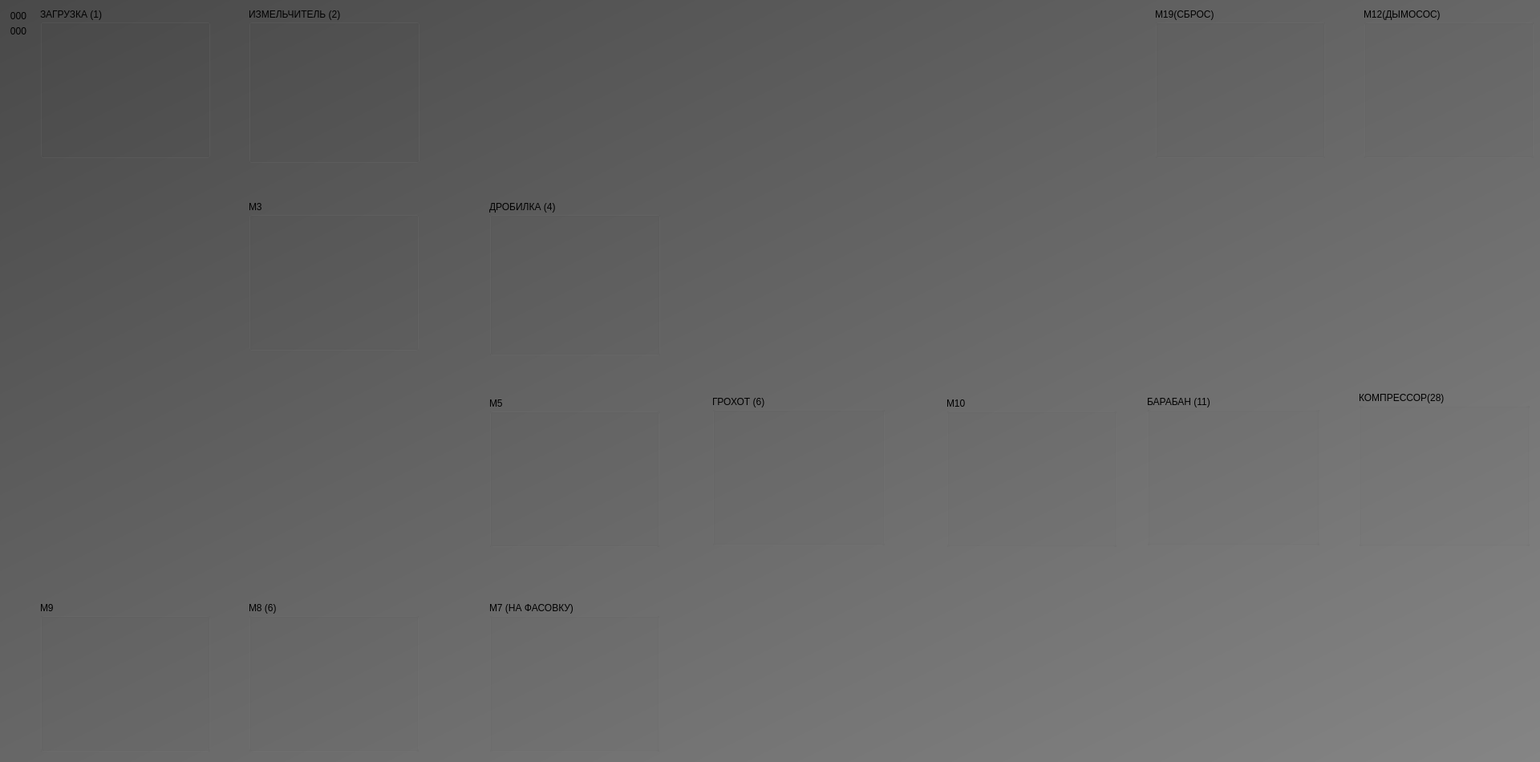
<?xml version="1.0" encoding="UTF-8"?>
<ui version="4.0">
 <class>Zone_1</class>
 <widget class="QWidget" name="Zone_1">
  <property name="geometry">
   <rect>
    <x>0</x>
    <y>0</y>
    <width>1920</width>
    <height>950</height>
   </rect>
  </property>
  <property name="minimumSize">
   <size>
    <width>1920</width>
    <height>950</height>
   </size>
  </property>
  <property name="windowTitle">
   <string>СУШКА</string>
  </property>
  <property name="windowIcon">
   <iconset resource="../resources.qrc">
    <normaloff>:/TREPEL/resources/flame.png</normaloff>:/TREPEL/resources/flame.png</iconset>
  </property>
  <property name="styleSheet">
   <string notr="true">#centralwidget,#Zone_1
{
	background-color: qlineargradient(spread:pad, x1:0, y1:0, x2:1, y2:1, stop:0 rgba(73, 73, 73, 255), stop:1 rgba(133, 133, 133, 255));
}
QAbstractButton:flat
{
	border: 1px solid gray;
	border-radius: 4px;
}
QAbstractButton:flat:pressed
{
	background-color: green;
}
QAbstractButton:flat[style=&quot;open&quot;]
{
	image: url(:/concrete/stop.png);
}
QAbstractButton:flat:pressed[style=&quot;open&quot;]
{
	image: url(:/concrete/down.png);
}
QAbstractButton:flat:checked[style=&quot;open&quot;]
{
	image: url(:/concrete/down.png);
}
QLabel[style=&quot;huge&quot;]
{
	font-size: 20pt;
	font-weight: bold;
	color: white;
}
QLabel[style=&quot;gigantic&quot;]
{
	font-size: 32pt;
	font-weight: bold;
	color: white;
}

QLabel[style=&quot;badge&quot;]
{
	border: 1px solid red;
	background-color: rgba(0,0,0,100);
	color: white;
	border-radius: 4px;
}
QLabel[style=&quot;vodoley-status&quot;]
{
	border: none;
	background-color: rgb(98, 160, 234);
	color: white;
	border-radius: 4px;
	font-weight: bold;
	font-size: 9pt;
	padding: 8px;
}
QLabel[style='hint']
{
	color: lightGray;
	font-weight: bold;
	font-size: 10pt;
}
QLabel[style='tips']
{
	color: lightGray;
	font-size: 7pt;
}
QLabel[style='sys']
{
	color: yellow;
	font-size: 7pt;
}
QGroupBox[style=&quot;vodoley&quot;]
{
	background-color: rgb(94, 92, 100);
	border: 1px solid gray;
}
QAbstractButton:flat[style=&quot;danger&quot;]
{
	background-color: rgba(224, 27, 36,80);
	color: lightGray;
}
QAbstractButton:flat::checked[style=&quot;danger&quot;]
{
	background-color: rgba(224, 27, 36,255);
	color: white;
}
QAbstractButton:flat[style=&quot;warning&quot;]
{
	background-color: rgba(46, 194, 126,80);
	color: lightGray;
}
QAbstractButton:flat::checked[style=&quot;warning&quot;]
{
	background-color: rgb(46, 194, 126);
	color: white;
}
</string>
  </property>
  <widget class="Animation" name="machine_1">
   <property name="geometry">
    <rect>
     <x>-30</x>
     <y>40</y>
     <width>348</width>
     <height>203</height>
    </rect>
   </property>
   <property name="source">
    <url>
     <string>qrc:/TREPEL/resources/iconveyor-2m.mng</string>
    </url>
   </property>
  </widget>
  <widget class="QLabel" name="machine_2">
   <property name="enabled">
    <bool>true</bool>
   </property>
   <property name="geometry">
    <rect>
     <x>550</x>
     <y>50</y>
     <width>138</width>
     <height>125</height>
    </rect>
   </property>
   <property name="text">
    <string/>
   </property>
   <property name="pixmap">
    <pixmap resource="../resources.qrc">:/TREPEL/resources/дробилка.png</pixmap>
   </property>
   <property name="scaledContents">
    <bool>true</bool>
   </property>
  </widget>
  <widget class="Animation" name="machine_3">
   <property name="geometry">
    <rect>
     <x>420</x>
     <y>190</y>
     <width>381</width>
     <height>82</height>
    </rect>
   </property>
   <property name="source">
    <url>
     <string>qrc:/TREPEL/resources/conveyor-2m.mng</string>
    </url>
   </property>
  </widget>
  <widget class="QLabel" name="machine_4">
   <property name="geometry">
    <rect>
     <x>850</x>
     <y>290</y>
     <width>112</width>
     <height>103</height>
    </rect>
   </property>
   <property name="text">
    <string/>
   </property>
   <property name="pixmap">
    <pixmap resource="../resources.qrc">:/TREPEL/resources/валковая.png</pixmap>
   </property>
   <property name="scaledContents">
    <bool>true</bool>
   </property>
  </widget>
  <widget class="Animation" name="machine_5">
   <property name="geometry">
    <rect>
     <x>750</x>
     <y>420</y>
     <width>381</width>
     <height>82</height>
    </rect>
   </property>
   <property name="source">
    <url>
     <string>qrc:/TREPEL/resources/conveyor-2m.mng</string>
    </url>
   </property>
  </widget>
  <widget class="QLabel" name="machine_6">
   <property name="geometry">
    <rect>
     <x>930</x>
     <y>690</y>
     <width>123</width>
     <height>118</height>
    </rect>
   </property>
   <property name="text">
    <string/>
   </property>
   <property name="pixmap">
    <pixmap resource="../resources.qrc">:/TREPEL/resources/сито.png</pixmap>
   </property>
   <property name="scaledContents">
    <bool>true</bool>
   </property>
  </widget>
  <widget class="Animation" name="machine_7">
   <property name="geometry">
    <rect>
     <x>610</x>
     <y>800</y>
     <width>381</width>
     <height>82</height>
    </rect>
   </property>
   <property name="source">
    <url>
     <string>qrc:/TREPEL/resources/rconveyor-2m.mng</string>
    </url>
   </property>
  </widget>
  <widget class="Animation" name="machine_10">
   <property name="geometry">
    <rect>
     <x>1100</x>
     <y>670</y>
     <width>348</width>
     <height>203</height>
    </rect>
   </property>
   <property name="source">
    <url>
     <string>qrc:/TREPEL/resources/iconveyor-2m.mng</string>
    </url>
   </property>
  </widget>
  <widget class="QLabel" name="machine_12">
   <property name="enabled">
    <bool>false</bool>
   </property>
   <property name="geometry">
    <rect>
     <x>1620</x>
     <y>120</y>
     <width>268</width>
     <height>374</height>
    </rect>
   </property>
   <property name="text">
    <string/>
   </property>
   <property name="pixmap">
    <pixmap resource="../resources.qrc">:/TREPEL/resources/exhaust.png</pixmap>
   </property>
   <property name="scaledContents">
    <bool>true</bool>
   </property>
  </widget>
  <widget class="Animation" name="machine_8">
   <property name="geometry">
    <rect>
     <x>240</x>
     <y>490</y>
     <width>352</width>
     <height>208</height>
    </rect>
   </property>
   <property name="source">
    <url>
     <string>qrc:/TREPEL/resources/irconveyor-2m.mng</string>
    </url>
   </property>
  </widget>
  <widget class="Animation" name="pack">
   <property name="geometry">
    <rect>
     <x>253</x>
     <y>630</y>
     <width>42</width>
     <height>42</height>
    </rect>
   </property>
   <property name="scaledContents">
    <bool>true</bool>
   </property>
   <property name="source">
    <url>
     <string>qrc:/TREPEL/resources/valve.mng</string>
    </url>
   </property>
   <property name="playbackHints">
    <set>Animation::Bounce</set>
   </property>
  </widget>
  <widget class="Animation" name="machine_19">
   <property name="geometry">
    <rect>
     <x>1490</x>
     <y>230</y>
     <width>106</width>
     <height>50</height>
    </rect>
   </property>
   <property name="source">
    <url>
     <string>qrc:/TREPEL/resources/auger.mng</string>
    </url>
   </property>
  </widget>
  <widget class="QLabel" name="arrow_1">
   <property name="enabled">
    <bool>true</bool>
   </property>
   <property name="geometry">
    <rect>
     <x>357</x>
     <y>199</y>
     <width>48</width>
     <height>50</height>
    </rect>
   </property>
   <property name="text">
    <string/>
   </property>
   <property name="pixmap">
    <pixmap resource="../resources.qrc">:/TREPEL/resources/down.png</pixmap>
   </property>
   <property name="scaledContents">
    <bool>true</bool>
   </property>
  </widget>
  <widget class="QLabel" name="arrow_2">
   <property name="enabled">
    <bool>true</bool>
   </property>
   <property name="geometry">
    <rect>
     <x>680</x>
     <y>440</y>
     <width>48</width>
     <height>48</height>
    </rect>
   </property>
   <property name="text">
    <string/>
   </property>
   <property name="pixmap">
    <pixmap resource="../resources.qrc">:/TREPEL/resources/down.png</pixmap>
   </property>
   <property name="scaledContents">
    <bool>true</bool>
   </property>
  </widget>
  <widget class="QLabel" name="arrow_6">
   <property name="enabled">
    <bool>true</bool>
   </property>
   <property name="geometry">
    <rect>
     <x>540</x>
     <y>820</y>
     <width>48</width>
     <height>48</height>
    </rect>
   </property>
   <property name="text">
    <string/>
   </property>
   <property name="pixmap">
    <pixmap resource="../resources.qrc">:/TREPEL/resources/left.png</pixmap>
   </property>
   <property name="scaledContents">
    <bool>true</bool>
   </property>
  </widget>
  <widget class="QLabel" name="arrow_7">
   <property name="enabled">
    <bool>true</bool>
   </property>
   <property name="geometry">
    <rect>
     <x>250</x>
     <y>570</y>
     <width>48</width>
     <height>48</height>
    </rect>
   </property>
   <property name="text">
    <string/>
   </property>
   <property name="pixmap">
    <pixmap resource="../resources.qrc">:/TREPEL/resources/down.png</pixmap>
   </property>
   <property name="scaledContents">
    <bool>true</bool>
   </property>
  </widget>
  <widget class="Animation" name="machine_11">
   <property name="geometry">
    <rect>
     <x>1410</x>
     <y>750</y>
     <width>531</width>
     <height>201</height>
    </rect>
   </property>
   <property name="source">
    <url>
     <string>file:///home/vlinnik/Documents/PYSCA/TREPEL-250817/resources/drum0.7.mng</string>
    </url>
   </property>
  </widget>
  <widget class="GearFQ" name="gear_1">
   <property name="geometry">
    <rect>
     <x>50</x>
     <y>10</y>
     <width>212</width>
     <height>187</height>
    </rect>
   </property>
   <property name="title">
    <string>ЗАГРУЗКА (1)</string>
   </property>
  </widget>
  <widget class="GearFQ" name="gear_3">
   <property name="geometry">
    <rect>
     <x>310</x>
     <y>250</y>
     <width>212</width>
     <height>187</height>
    </rect>
   </property>
   <property name="title">
    <string>M3</string>
   </property>
  </widget>
  <widget class="GearFQ" name="gear_5">
   <property name="geometry">
    <rect>
     <x>610</x>
     <y>495</y>
     <width>212</width>
     <height>187</height>
    </rect>
   </property>
   <property name="title">
    <string>М5</string>
   </property>
  </widget>
  <widget class="GearFQ" name="gear_7">
   <property name="geometry">
    <rect>
     <x>610</x>
     <y>750</y>
     <width>212</width>
     <height>187</height>
    </rect>
   </property>
   <property name="title">
    <string>М7 (НА ФАСОВКУ)</string>
   </property>
  </widget>
  <widget class="GearFQ" name="gear_8">
   <property name="geometry">
    <rect>
     <x>310</x>
     <y>750</y>
     <width>212</width>
     <height>187</height>
    </rect>
   </property>
   <property name="title">
    <string>М8 (6)</string>
   </property>
  </widget>
  <widget class="Animation" name="machine_9">
   <property name="geometry">
    <rect>
     <x>-70</x>
     <y>730</y>
     <width>381</width>
     <height>82</height>
    </rect>
   </property>
   <property name="source">
    <url>
     <string>qrc:/TREPEL/resources/rconveyor-2m.mng</string>
    </url>
   </property>
  </widget>
  <widget class="GearFQ" name="gear_9">
   <property name="geometry">
    <rect>
     <x>50</x>
     <y>750</y>
     <width>212</width>
     <height>187</height>
    </rect>
   </property>
   <property name="title">
    <string>М9</string>
   </property>
  </widget>
  <widget class="GearFQ" name="gear_10">
   <property name="geometry">
    <rect>
     <x>1180</x>
     <y>495</y>
     <width>212</width>
     <height>187</height>
    </rect>
   </property>
   <property name="title">
    <string>М10</string>
   </property>
  </widget>
  <widget class="QLabel" name="arrow_10">
   <property name="enabled">
    <bool>true</bool>
   </property>
   <property name="geometry">
    <rect>
     <x>251</x>
     <y>680</y>
     <width>48</width>
     <height>48</height>
    </rect>
   </property>
   <property name="text">
    <string/>
   </property>
   <property name="pixmap">
    <pixmap resource="../resources.qrc">:/TREPEL/resources/down.png</pixmap>
   </property>
   <property name="scaledContents">
    <bool>true</bool>
   </property>
  </widget>
  <widget class="QLabel" name="arrow_11">
   <property name="enabled">
    <bool>true</bool>
   </property>
   <property name="geometry">
    <rect>
     <x>263</x>
     <y>120</y>
     <width>50</width>
     <height>48</height>
    </rect>
   </property>
   <property name="text">
    <string/>
   </property>
   <property name="pixmap">
    <pixmap resource="../resources.qrc">:/TREPEL/resources/right.png</pixmap>
   </property>
   <property name="scaledContents">
    <bool>true</bool>
   </property>
  </widget>
  <widget class="QLabel" name="arrow_12">
   <property name="enabled">
    <bool>true</bool>
   </property>
   <property name="geometry">
    <rect>
     <x>843</x>
     <y>554</y>
     <width>48</width>
     <height>48</height>
    </rect>
   </property>
   <property name="text">
    <string/>
   </property>
   <property name="pixmap">
    <pixmap resource="../resources.qrc">:/TREPEL/resources/right.png</pixmap>
   </property>
   <property name="scaledContents">
    <bool>true</bool>
   </property>
  </widget>
  <widget class="QLabel" name="arrow_13">
   <property name="enabled">
    <bool>true</bool>
   </property>
   <property name="geometry">
    <rect>
     <x>1120</x>
     <y>560</y>
     <width>48</width>
     <height>48</height>
    </rect>
   </property>
   <property name="text">
    <string/>
   </property>
   <property name="pixmap">
    <pixmap resource="../resources.qrc">:/TREPEL/resources/right.png</pixmap>
   </property>
   <property name="scaledContents">
    <bool>true</bool>
   </property>
  </widget>
  <widget class="QLabel" name="arrow_14">
   <property name="enabled">
    <bool>true</bool>
   </property>
   <property name="geometry">
    <rect>
     <x>540</x>
     <y>320</y>
     <width>48</width>
     <height>48</height>
    </rect>
   </property>
   <property name="text">
    <string/>
   </property>
   <property name="pixmap">
    <pixmap resource="../resources.qrc">:/TREPEL/resources/right.png</pixmap>
   </property>
   <property name="scaledContents">
    <bool>true</bool>
   </property>
  </widget>
  <widget class="QLabel" name="arrow_15">
   <property name="enabled">
    <bool>true</bool>
   </property>
   <property name="geometry">
    <rect>
     <x>260</x>
     <y>820</y>
     <width>48</width>
     <height>48</height>
    </rect>
   </property>
   <property name="text">
    <string/>
   </property>
   <property name="pixmap">
    <pixmap resource="../resources.qrc">:/TREPEL/resources/left.png</pixmap>
   </property>
   <property name="scaledContents">
    <bool>true</bool>
   </property>
  </widget>
  <widget class="QLabel" name="arrow_16">
   <property name="enabled">
    <bool>true</bool>
   </property>
   <property name="geometry">
    <rect>
     <x>850</x>
     <y>732</y>
     <width>48</width>
     <height>48</height>
    </rect>
   </property>
   <property name="text">
    <string/>
   </property>
   <property name="pixmap">
    <pixmap resource="../resources.qrc">:/TREPEL/resources/left.png</pixmap>
   </property>
   <property name="scaledContents">
    <bool>true</bool>
   </property>
  </widget>
  <widget class="GearFQ" name="gear_19">
   <property name="geometry">
    <rect>
     <x>1440</x>
     <y>10</y>
     <width>212</width>
     <height>187</height>
    </rect>
   </property>
   <property name="title">
    <string>М19(СБРОС)</string>
   </property>
   <property name="flat">
    <bool>false</bool>
   </property>
  </widget>
  <widget class="GearFQ" name="gear_12">
   <property name="geometry">
    <rect>
     <x>1700</x>
     <y>10</y>
     <width>212</width>
     <height>187</height>
    </rect>
   </property>
   <property name="title">
    <string>М12(ДЫМОСОС)</string>
   </property>
  </widget>
  <widget class="QLabel" name="arrow_17">
   <property name="enabled">
    <bool>true</bool>
   </property>
   <property name="geometry">
    <rect>
     <x>1390</x>
     <y>555</y>
     <width>48</width>
     <height>48</height>
    </rect>
   </property>
   <property name="text">
    <string/>
   </property>
   <property name="pixmap">
    <pixmap resource="../resources.qrc">:/TREPEL/resources/right.png</pixmap>
   </property>
   <property name="scaledContents">
    <bool>true</bool>
   </property>
  </widget>
  <widget class="QLabel" name="arrow_18">
   <property name="enabled">
    <bool>true</bool>
   </property>
   <property name="geometry">
    <rect>
     <x>1650</x>
     <y>70</y>
     <width>48</width>
     <height>48</height>
    </rect>
   </property>
   <property name="text">
    <string/>
   </property>
   <property name="pixmap">
    <pixmap resource="../resources.qrc">:/TREPEL/resources/left.png</pixmap>
   </property>
   <property name="scaledContents">
    <bool>true</bool>
   </property>
  </widget>
  <widget class="Gear" name="gear_2">
   <property name="geometry">
    <rect>
     <x>310</x>
     <y>10</y>
     <width>213</width>
     <height>193</height>
    </rect>
   </property>
   <property name="title">
    <string>ИЗМЕЛЬЧИТЕЛЬ (2)</string>
   </property>
   <property name="flat">
    <bool>false</bool>
   </property>
  </widget>
  <widget class="Gear" name="gear_4">
   <property name="geometry">
    <rect>
     <x>610</x>
     <y>250</y>
     <width>213</width>
     <height>193</height>
    </rect>
   </property>
   <property name="title">
    <string>ДРОБИЛКА (4)</string>
   </property>
   <property name="flat">
    <bool>false</bool>
   </property>
   <property name="idx" stdset="0">
    <number>4</number>
   </property>
  </widget>
  <widget class="Gear" name="gear_6">
   <property name="geometry">
    <rect>
     <x>888</x>
     <y>493</y>
     <width>215</width>
     <height>187</height>
    </rect>
   </property>
   <property name="title">
    <string>ГРОХОТ (6)</string>
   </property>
   <property name="flat">
    <bool>false</bool>
   </property>
   <property name="idx" stdset="0">
    <number>6</number>
   </property>
  </widget>
  <widget class="Gear" name="gear_11">
   <property name="geometry">
    <rect>
     <x>1430</x>
     <y>493</y>
     <width>215</width>
     <height>187</height>
    </rect>
   </property>
   <property name="title">
    <string>БАРАБАН (11)</string>
   </property>
   <property name="flat">
    <bool>false</bool>
   </property>
  </widget>
  <widget class="Gear" name="gear_26">
   <property name="geometry">
    <rect>
     <x>1694</x>
     <y>488</y>
     <width>213</width>
     <height>193</height>
    </rect>
   </property>
   <property name="title">
    <string>КОМПРЕССОР(28)</string>
   </property>
   <property name="flat">
    <bool>false</bool>
   </property>
   <property name="prefix" stdset="0">
    <string>COMPRESSOR</string>
   </property>
   <property name="idx" stdset="0">
    <number>28</number>
   </property>
  </widget>
  <widget class="QLabel" name="scanTime">
   <property name="geometry">
    <rect>
     <x>-10</x>
     <y>10</y>
     <width>66</width>
     <height>19</height>
    </rect>
   </property>
   <property name="text">
    <string>000</string>
   </property>
   <property name="alignment">
    <set>Qt::AlignCenter</set>
   </property>
   <property name="style" stdset="0">
    <string>sys</string>
   </property>
  </widget>
  <widget class="QLabel" name="powered">
   <property name="geometry">
    <rect>
     <x>-10</x>
     <y>29</y>
     <width>66</width>
     <height>19</height>
    </rect>
   </property>
   <property name="text">
    <string>000</string>
   </property>
   <property name="alignment">
    <set>Qt::AlignCenter</set>
   </property>
   <property name="style" stdset="0">
    <string>sys</string>
   </property>
  </widget>
  <zorder>machine_10</zorder>
  <zorder>machine_9</zorder>
  <zorder>machine_11</zorder>
  <zorder>machine_4</zorder>
  <zorder>machine_6</zorder>
  <zorder>machine_1</zorder>
  <zorder>machine_2</zorder>
  <zorder>machine_3</zorder>
  <zorder>machine_5</zorder>
  <zorder>machine_7</zorder>
  <zorder>machine_12</zorder>
  <zorder>machine_8</zorder>
  <zorder>pack</zorder>
  <zorder>machine_19</zorder>
  <zorder>arrow_1</zorder>
  <zorder>arrow_2</zorder>
  <zorder>arrow_6</zorder>
  <zorder>arrow_7</zorder>
  <zorder>gear_1</zorder>
  <zorder>gear_3</zorder>
  <zorder>gear_5</zorder>
  <zorder>gear_8</zorder>
  <zorder>gear_9</zorder>
  <zorder>gear_10</zorder>
  <zorder>gear_7</zorder>
  <zorder>arrow_10</zorder>
  <zorder>arrow_11</zorder>
  <zorder>arrow_12</zorder>
  <zorder>arrow_13</zorder>
  <zorder>arrow_14</zorder>
  <zorder>arrow_15</zorder>
  <zorder>arrow_16</zorder>
  <zorder>gear_19</zorder>
  <zorder>gear_12</zorder>
  <zorder>arrow_17</zorder>
  <zorder>arrow_18</zorder>
  <zorder>gear_2</zorder>
  <zorder>gear_4</zorder>
  <zorder>gear_6</zorder>
  <zorder>gear_11</zorder>
  <zorder>gear_26</zorder>
  <zorder>scanTime</zorder>
  <zorder>powered</zorder>
 </widget>
 <customwidgets>
  <customwidget>
   <class>Gear</class>
   <extends>QGroupBox</extends>
   <header>customplugin</header>
  </customwidget>
  <customwidget>
   <class>GearFQ</class>
   <extends>QGroupBox</extends>
   <header>customplugin</header>
  </customwidget>
  <customwidget>
   <class>Animation</class>
   <extends>QLabel</extends>
   <header>pygui.animation</header>
   <container>1</container>
  </customwidget>
 </customwidgets>
 <resources>
  <include location="../resources.qrc"/>
  <include location="../resources.qrc"/>
 </resources>
 <connections/>
</ui>
